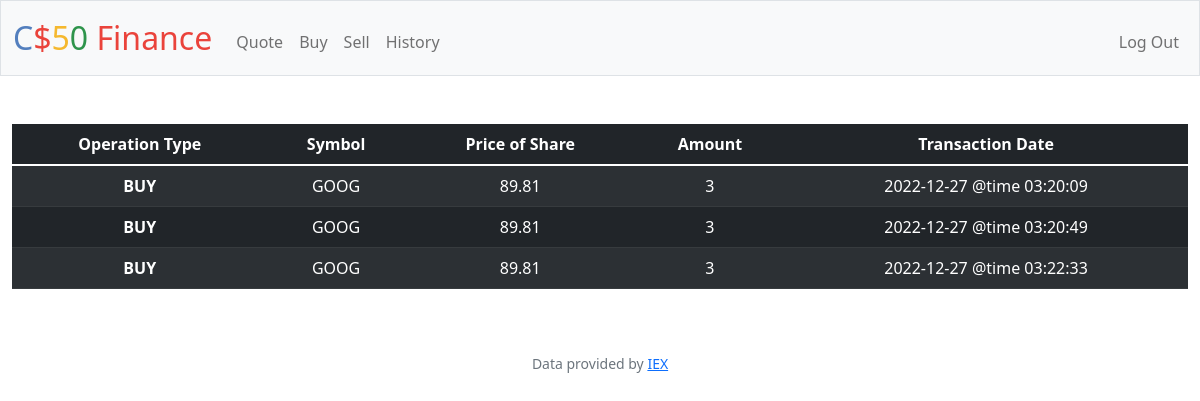
The app's page /history (signed in) with its own data.
### tables this page shows
CREATE TABLE "orders" (id INTEGER PRIMARY KEY AUTOINCREMENT NOT NULL, username TEXT NOT NULL, share TEXT NOT NULL, price_of_share NUMERIC NOT NULL, amount NUMERIC NOT NULL, date TIMESTAMP);

### app.py (the view)
@app.route("/history")
@login_required
def history():
    rows = db.execute("SELECT share, amount, price_of_share, date FROM orders WHERE username = ?", session["user_id"])
    return render_template("history.html", rows=rows)
    """Show history of transactions"""
    return apology("TODO")

### app.py (called while the page is built)
@app.after_request
def after_request(response):
    response.headers["Cache-Control"] = "no-cache, no-store, must-revalidate"
    response.headers["Expires"] = 0
    response.headers["Pragma"] = "no-cache"
    return response

### helpers.py (called while the page is built)
def login_required(f):
    @wraps(f)
    def decorated_function(*args, **kwargs):
        if session.get("user_id") is None:
            return redirect("/login")
        return f(*args, **kwargs)
    return decorated_function

### templates/history.html (shortened to what this page needs)
{% extends "layout.html" %}
{% block main %}
<table class="table table-dark table-striped">
    <thead>
        <tr>
            <th scope="col"> Operation Type</th>
            <th scope="col"> Symbol </th>
            <th scope="col"> Price of Share </th>
            <th scope="col"> Amount </th>
            <th scope="col"> Transaction Date </th>
        </tr>
    </thead>
    <tbody>
        {%for row in rows %}
        <tr>
            <th scope="row">
                {{ "BUY" if row["amount"] > 0 else "SELL" }}
            </th>
            <td> {{ row["share"] }}</td>
            <td> {{ row["price_of_share"] }}</td>
            <td> {{ row["amount"] }}</td>
            <td> {{ row["date"] }}</td>
        </tr>
        {% endfor %}
    </tbody>
    </table>
{% endblock %}

### records on screen
orders: amount "BUY", share "GOOG", price_of_share "89.81", amount "3", date "2022-12-27 @time 03:20:09"
orders: amount "BUY", share "GOOG", price_of_share "89.81", amount "3", date "2022-12-27 @time 03:20:49"
orders: amount "BUY", share "GOOG", price_of_share "89.81", amount "3", date "2022-12-27 @time 03:22:33"
